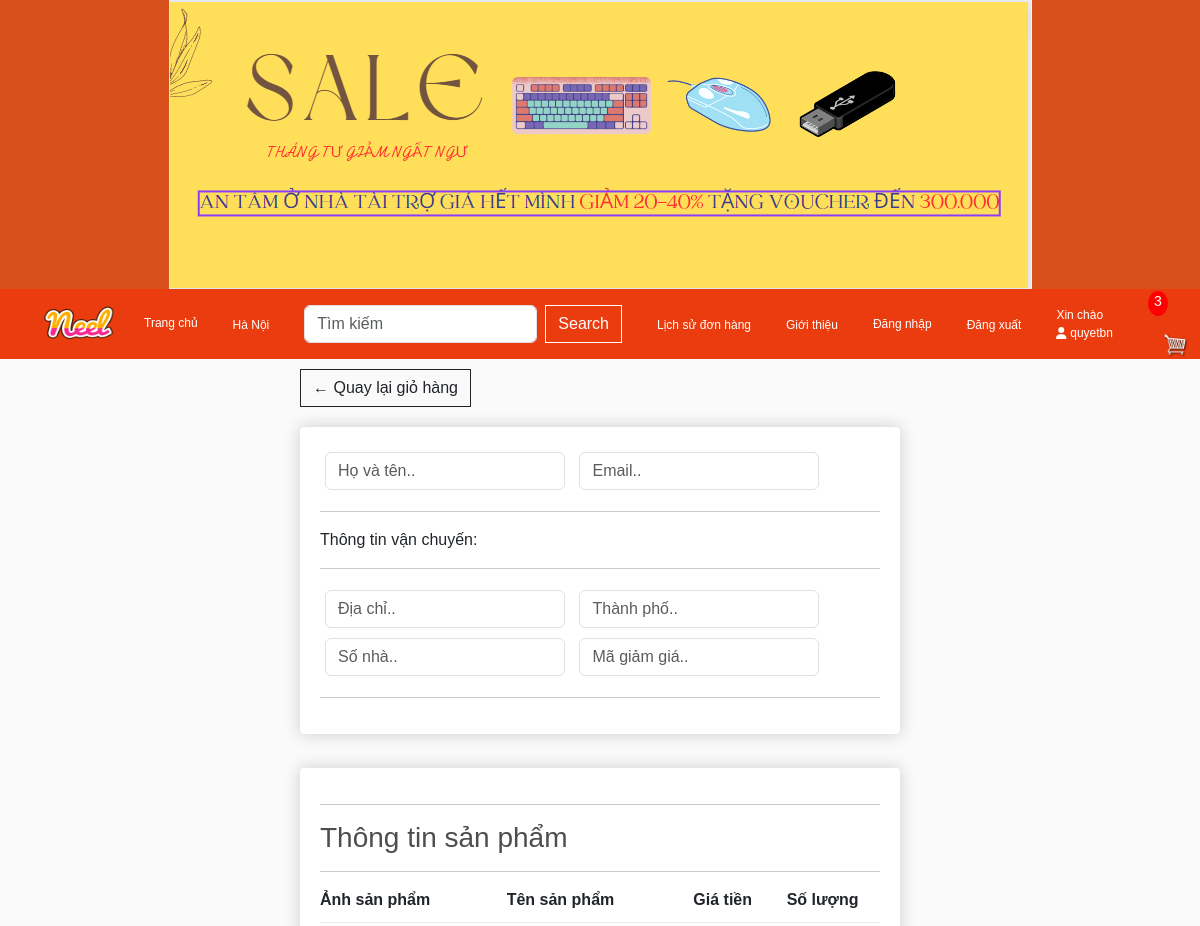
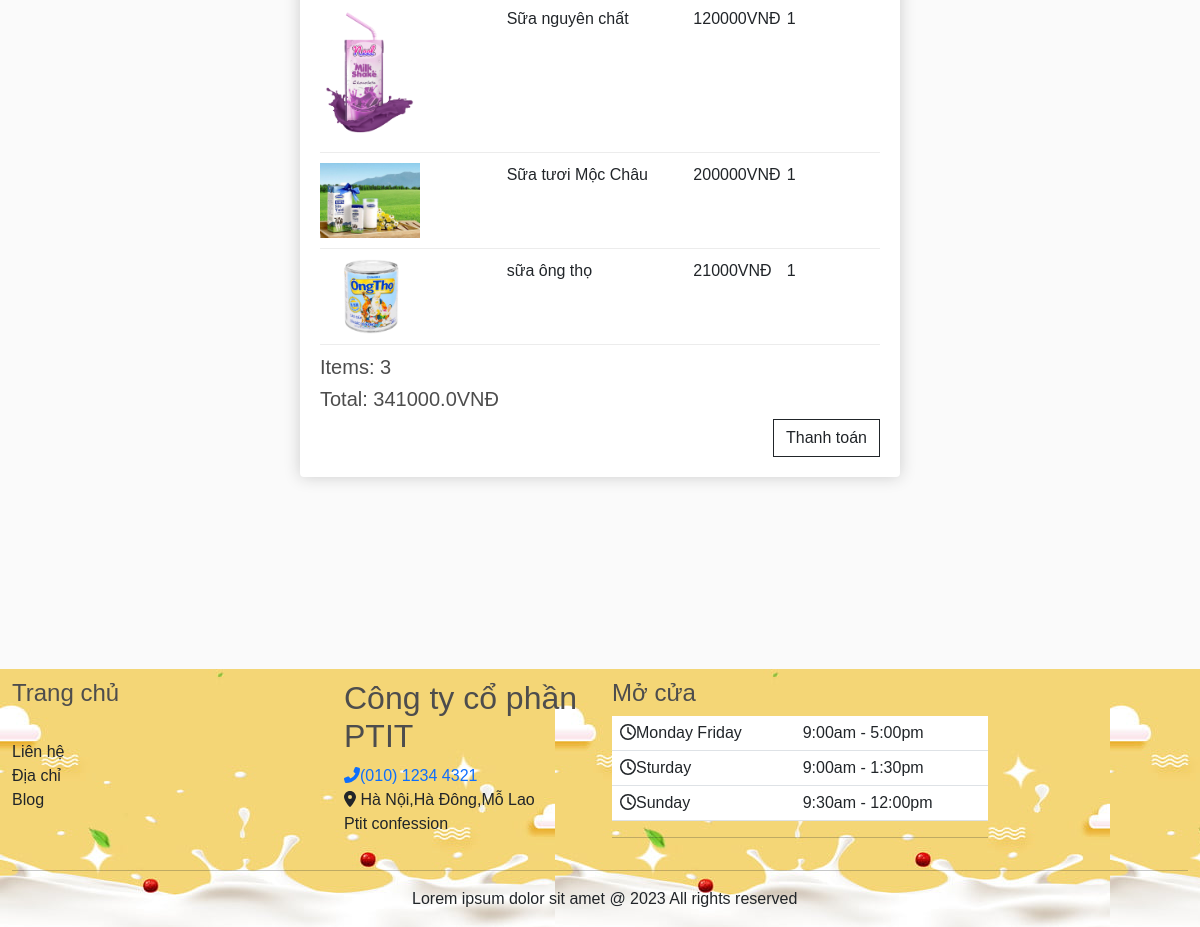
The page /checkout/ (signed in) on the database its author committed (2 pictures, top to bottom).
### pages/models.py (models this page shows, shortened)
class OrderItem(models.Model):
    product = models.ForeignKey(Product,on_delete=models.SET_NULL,blank=True,null=True)
    order = models.ForeignKey(Order,on_delete=models.SET_NULL,blank=True,null=True)
    quantity = models.IntegerField(default=0, null=True, blank=True)
    date_added=models.DateTimeField(auto_now_add=True)
    @property
    def get_total(self):
        total=self.product.price * self.quantity
        return total

class Product(models.Model):
    name = models.CharField(max_length=200,null=True)
    price = models.FloatField()
    digital=models.BooleanField(default=False, null=True,blank=False)
    image = models.ImageField(null=True,blank=True)
    @property
    def ImageURL(self):
        try:
            url= self.image.url
        except:
            url=''
        return url

class Order(models.Model):
    customer = models.ForeignKey(User,on_delete=models.SET_NULL,blank=True,null=True)
    date_order=models.DateTimeField(auto_now_add=True)
    complete=models.BooleanField(default=True,null=True,blank=False)
    transaction_id=models.CharField(max_length=200,null=True)
    @property
    def get_cart_items(self):
        orderitems= self.orderitem_set.all()
        total = sum([item.quantity for item in orderitems])
        return total
    @property
    def get_cart_total(self):
        orderitems= self.orderitem_set.all()
        total = sum([item.get_total for item in orderitems])
        return total

### pages/views.py (the view)
# urls.py: path("checkout/", views.checkout, name="checkout"),
def checkout(request):
    if request.user.is_authenticated:
        customer =  request.user
        order,created = Order.objects.get_or_create(customer=customer,complete=False)
        items =order.orderitem_set.all()
        cartItems = order.get_cart_items
        user_not_login="hidden"
        user_login="show"
    else:
        items=[]
        order={'get_cart_items':0, 'get_cart_total':0}
        cartItems = order['get_cart_items']
        user_not_login="show"
        user_login="hidden"
    context={'items':items, 'order':order,'cartItems':cartItems,'user_not_login':user_not_login,'user_login':user_login}
    return render(request,'app/checkout.html',context)

### pages/templates/app/checkout.html (shortened to what this page needs)
{% extends 'app/base.html' %} {% load static %} {% block content_checkout %}
<div
  class=""
  style="
    width: 100%;
    display: flex;
    flex-direction: column;
    justify-content: center;
    align-items: center;
  "
>
  <div class="col-lg-6"  >
	  <a class="btn btn-outline-dark" href="{% url 'cart' %}"
		>&#x2190; Quay lại giỏ hàng</a
	  >
    <div class="box-element" style="padding: 20px; margin-top: 20px;" id="form-wrapper">
      <form id="form">
        <div id="user-info">
          <div class="form-field">
            <input
              required
              class="form-control"
              type="text"
              name="Họ và tên"
              placeholder="Họ và tên.."
            />
          </div>
          <div class="form-field">
            <input
              required
              class="form-control"
              type="email"
              name="email"
              placeholder="Email.."
            />
          </div>
        </div>
        <div id="shipping-info">
          <hr />
          <p>Thông tin vận chuyến:</p>
          <hr />
          <div class="form-field">
            <input
              class="form-control"
              type="text"
              name="Địa chỉ"
              placeholder="Địa chỉ.."
            />
          </div>
          <div class="form-field">
            <input
              class="form-control"
              type="text"
              name="Thành phố"
              placeholder="Thành phố.."
            />
          </div>
          <div class="form-field">
            <input
              class="form-control"
              type="text"
              name="Số nhà"
              placeholder="Số nhà.."
            />
          </div>
          <div class="form-field">
            <input
              class="form-control"
              type="text"
              name="Mã giảm giá"
              placeholder="Mã giảm giá.."
            />
          </div>
        </div>
        <hr />
      </form>
    </div>
    <br />
  </div>
  <div class="col-lg-6">
    <div class="box-element" style="padding: 20px;">
      <hr />
      <h3>Thông tin sản phẩm</h3>
      <hr />
	  <div class="cart-row">
        <div style="flex: 2">
          <strong>Ảnh sản phẩm</strong>
        </div>
        <div style="flex: 2"><strong>Tên sản phẩm</strong></div>
        <div style="flex: 1">
          <strong>Giá tiền</strong>
        </div>
        <div style="flex: 1"><strong>Số lượng</strong></div>
      </div>
      {% for item in items %}
      <div class="cart-row">
        <div style="flex: 2">
          <img class="row-image" src="{{item.product.ImageURL}}" />
        </div>
        <div style="flex: 2"><p>{{item.product.name}}</p></div>
        <div style="flex: 1">
          <p>{{item.product.price | floatformat:0}}VNĐ</p>
        </div>
        <div style="flex: 1"><p>{{item.quantity}}</p></div>
      </div>
      {% endfor %}
	  <div class="row">
		  <div style="display: flex;flex-direction: column;">
			<h5>Items: {{order.get_cart_items}}</h5>
			<h5>Total: {{order.get_cart_total}}VNĐ</h5>
		  </div>
		  <div style="display: flex; justify-content: end;">
			<a class="btn btn-outline-dark" href="{% url 'pay' %}">Thanh toán</a>
		  </div>
	  </div>
    </div>
  </div>
</div>
{% endblock content_checkout %}

### pages/templates/app/base.html (shortened to what this page needs)
{% load static %}
<html>
<head>
    <link href="https://cdn.jsdelivr.net/npm/bootstrap@5.3.0-alpha1/dist/css/bootstrap.min.css" rel="stylesheet">
    <link href="{%static 'app/css/style.css' %} " rel="stylesheet" />
    <link href="{%static 'app/css/owl.carousel.min.css' %} " rel="stylesheet" />
    <link href="{%static 'app/css/all.min.css' %} " rel="stylesheet" />
    <link rel="stylesheet" type="text/css" href="{% static 'app/css/main.css'%}">
	<link rel="stylesheet" href="https://cdnjs.cloudflare.com/ajax/libs/font-awesome/6.4.0/css/all.min.css" />
	<link href="{%static 'app/css/style1.css' %} " rel="stylesheet"  href="style1.css"/>
</head>
<body>
	<header>
	<img src=" app/images/banner1.png" alt="">
</header>
<nav >
	<div class="container-fluid">
	<ul style="margin: 0;">
		<li><a  href="{% url 'home' %}"><img style="margin-right:30px" src=" {% static 'app/images/Neel.png' %} " width="70" height="70" alt="">Trang chủ</a></li>
		<li><a href="">Hà Nội</a></li>
		<li><a href=""></a> <form class="d-flex" role="search" method =POST action="{% url 'search' %}">
			<input class="form-control me-2" type="search" placeholder="Tìm kiếm" aria-label="Search" name="searched">
			<button style="    color: white;border: 1px solid;" class="btn btn-outline-success" type="submit">Search</button>
		  </form></li>
		<li><a href="">Lịch sử đơn hàng</a></li>
		<li><a href="{% url 'introduce' %}">Giới thiệu</a></li>
		<li><a href="{% url 'login' %}">Đăng nhập</a></li>
<li><a href="{% url 'logout' %}">Đăng xuất</a></li>
    <li>
      <a href="">
        <div class="form-inline my-2 my-lg-0" style="visibility: {{user_login}}">
          <div> Xin chào
            <br>
            <i class="fa-solid fa-user">
            </i> {{request.user}}
          </div>
         </div>
      </a>
    </li>
<li>
  <div class="form-inline my-2 my-lg-0">
    <a  href="{%url 'cart' %}">
      <p id="cart-total">{{cartItems}}</p>
      <img id ="cart-icon" src="{% static 'images/cart.png' %}">
    </a>
    </div>
    </li>
	</ul>
</div>
</nav>
</body>
</html>
<body>
{% block content_checkout %}{% endblock content_checkout %}
<br>
<br><br><br>
<br><br><br><br>
<footer style="background-image: url('../../static/app/images/banner/baner_footer2.jpg');width: 100%;" >
  <div class="container">
      <div class="footer-top">
          <div class="row">
              <div class="col-md-4 col-lg-3 about-footer">
                <h4>Trang chủ</h4>
                      <br/>Liên hệ
                      <br/>Địa chỉ
                      <br/>Blog
                      <br/>
                    <br/>
              </div>
              <div class="col-md-6 col-lg-3 page-more-info">
                  <div class="footer-title">
                    <ul>
                        <h2>Công ty cổ phần PTIT</h2>
                        <li><a href="tel:(010) 1234 4321"><i class="fas fa-phone fa-flip-horizontal"></i>(010) 1234 4321</a></li>
                        <li><i class="fas fa-map-marker-alt"></i>
                            Hà Nội,Hà Đông,Mỗ Lao
                            <br/>Ptit confession
                            <br/>
                        </li>
                    </ul>
                  </div>
              </div>
              <div class="col-md-6 col-lg-4 open-hours">
                  <div class="footer-title">
                      <h4>Mở cửa</h4>
                  </div>
                  <table class="table">
                      <tbody>
                          <tr>
                              <td><i class="far fa-clock"></i>Monday Friday</td>
                              <td>9:00am - 5:00pm</td>
                          </tr>
                          <tr>
                              <td><i class="far fa-clock"></i>Sturday</td>
                              <td>9:00am - 1:30pm</td>
                          </tr>
                          <tr>
                              <td><i class="far fa-clock"></i>Sunday</td>
                              <td>9:30am - 12:00pm</td>
                          </tr>
                      </tbody>
                  </table>
                  <hr>
              </div>
          </div>
      </div>
      <hr>
      <div class="footer-bottom">
          <div class="row">
              <div class="col-sm-4">
              </div>
              <div class="col-sm-8">
                  <p>Lorem ipsum dolor sit amet @ 2023 All rights reserved</p>
              </div>
          </div>
      </div>
  </div>
</footer>
</body>
</html>

### pages/static/app/css/main.css (style rules this page uses)
body { background-color: hsl(0, 0%, 98%); }
h1,h2,h3,h4,h5,h6 { color:hsl(0, 0%, 30%); }
.box-element { box-shadow:hsl(0, 0%, 80%) 0 0 16px; background-color: #fff; border-radius: 4px; padding: 5px; }
#cart-icon { width:25px; display: inline-block; margin-left: 15px; }
#cart-total { display: block; text-align: center; color:#fff; background-color: red; width: 20px; height: 25px; border-radius: 50%; font-size: 14px; }
.col-lg-3, .col-lg-4, .col-lg-6, .col-lg-8, .col-lg-12 { margin-top: 10px; }
.btn { border-radius: 0; }
.row-image { width: 100px; }
.form-field { width:250px; display: inline-block; padding: 5px; }
.cart-row { display: flex; align-items: flex-stretch; padding-bottom: 10px; margin-bottom: 10px; border-bottom: 1px solid #ececec; }

### pages/static/app/css/style1.css (style rules this page uses)
* { margin: 0; padding: 0; box-sizing: border-box; font-family: Arial, Helvetica, sans-serif; }
ul { list-style: none; }
.container { max-width: 1200px; margin: auto; }
a { text-decoration: none; }
header { background-color: rgb(216, 81, 28); text-align: center; }
nav { background-color: rgb(235, 60, 16); }
nav ul { display: flex; justify-content: space-between; align-items: center; }
nav ul li a { color :white; font-size: 12px; }
nav ul li:nth-child(3) { position: relative; }

### rows shown on the page
OrderItem: product.ImageURL (picture), product.name "Sữa nguyên chất", product.price "120000", quantity "1"
OrderItem: product.ImageURL (picture), product.name "Sữa tươi Mộc Châu", product.price "200000", quantity "1"
OrderItem: product.ImageURL (picture), product.name "sữa ông thọ", product.price "21000", quantity "1"
Order: get_cart_items "3", get_cart_total "341000.0"

### other values the page prints
{{ request.user }} "quyetbn"
{{ cartItems }} "3"
